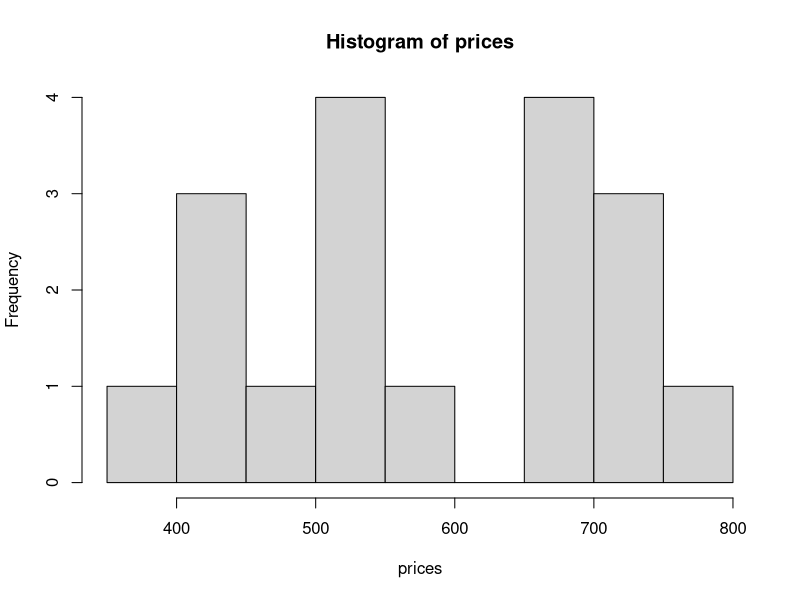
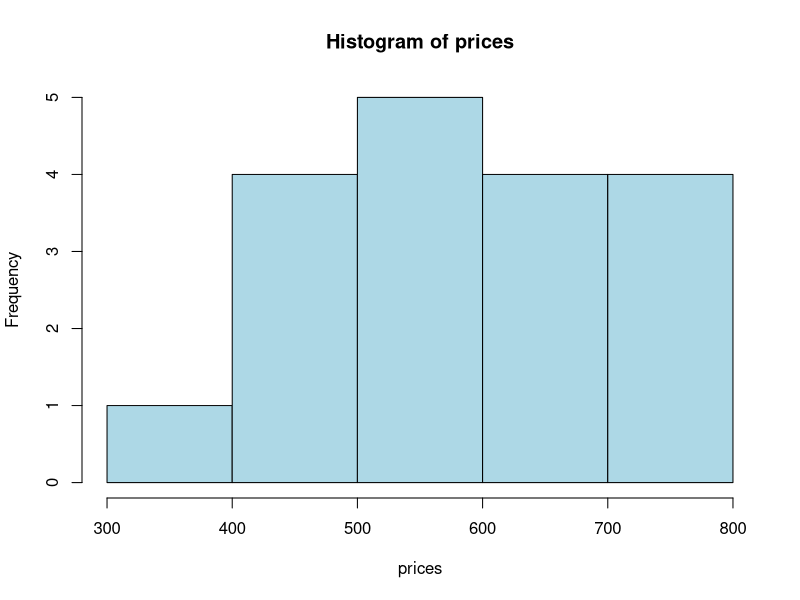
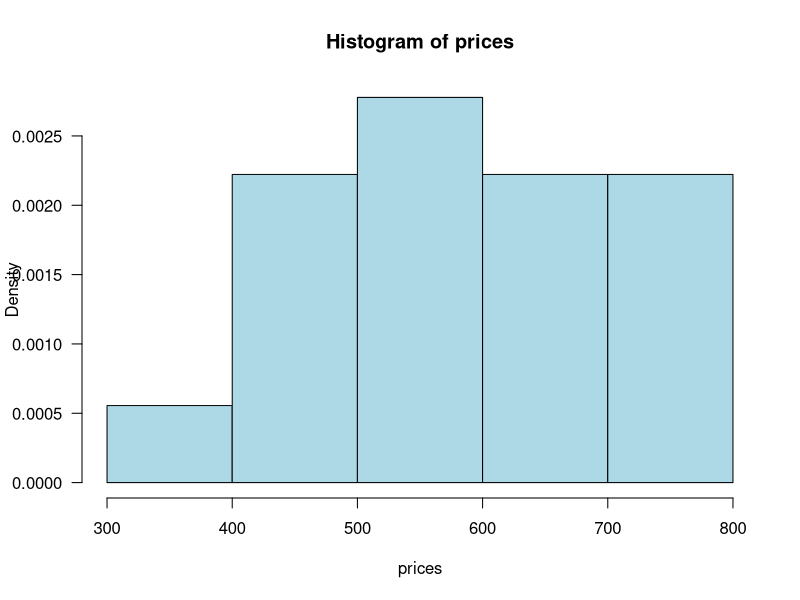
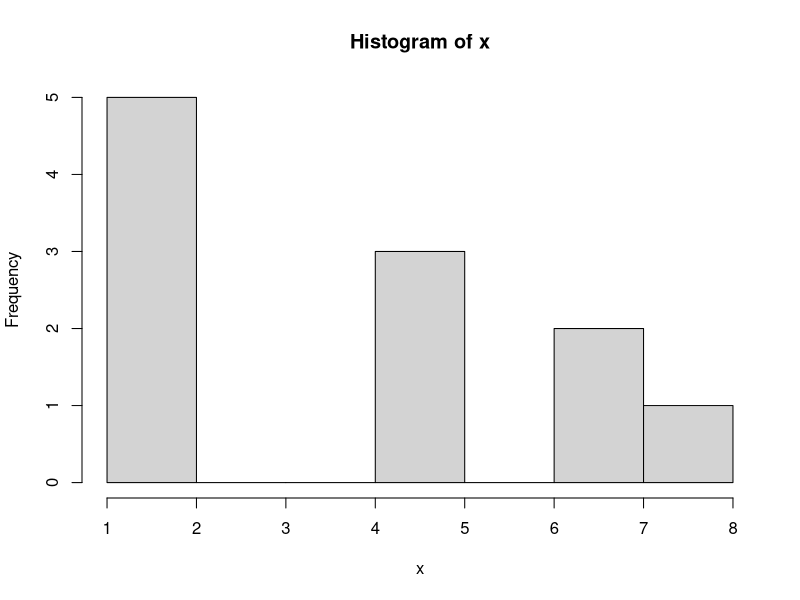
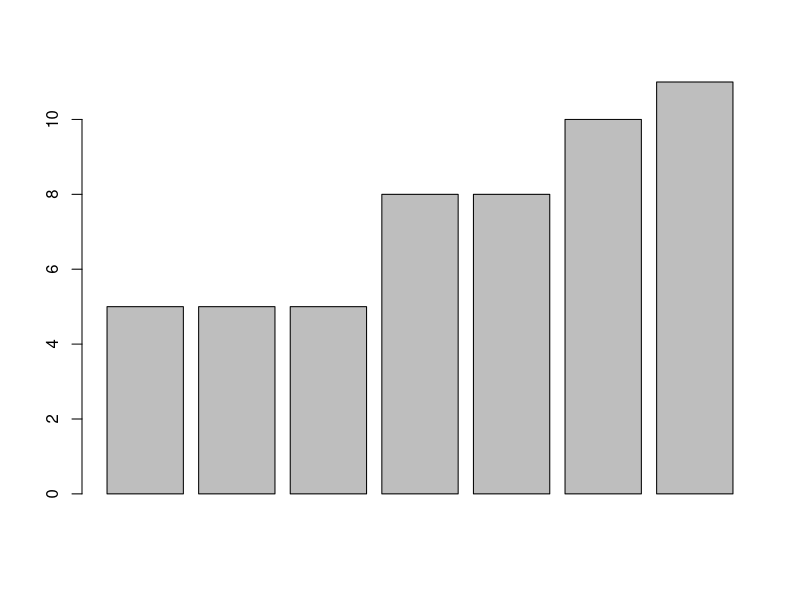
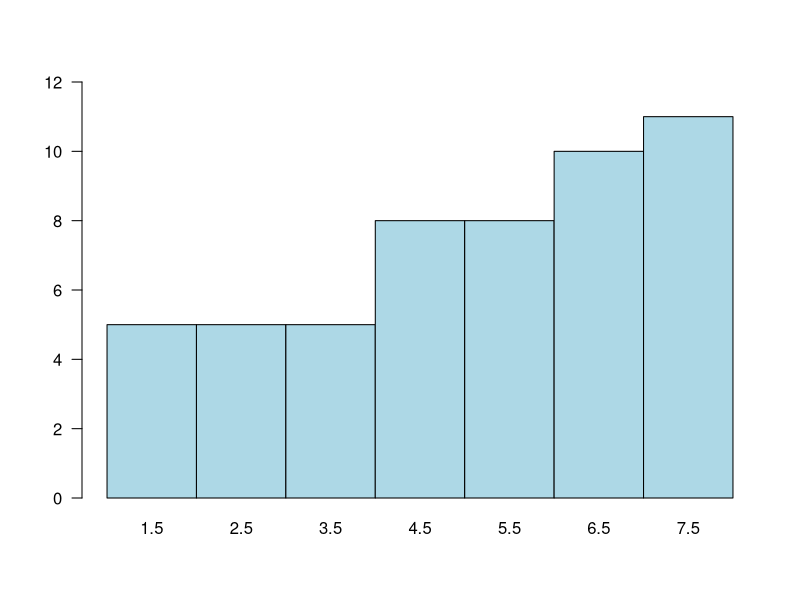
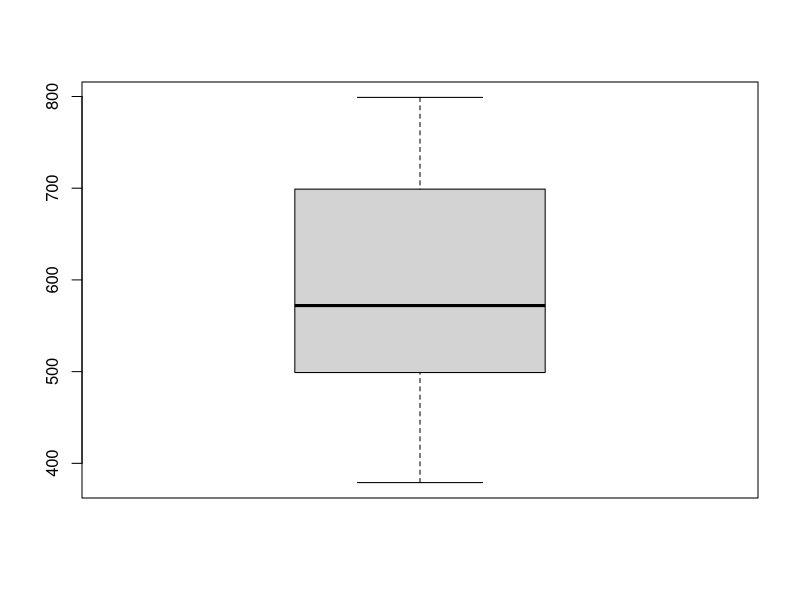
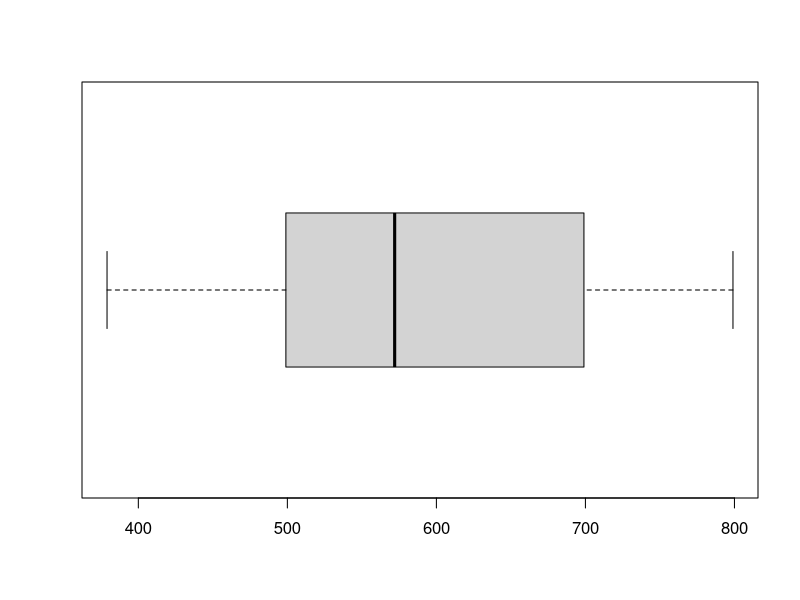

These figures' R source, in order:
## ---- chunk 1
prices <- c(379, 425, 450, 450, 499, 529, 535, 535, 545, 599, 665,
            675, 699, 699, 725, 725, 745, 799)

stem(prices)
## ---- chunk 2
prices <- c(379, 425, 450, 450, 499, 529, 535, 535, 545, 599, 665,
            675, 699, 699, 725, 725, 745, 799)

hist(prices)

hist(prices, breaks = c(300, 400, 500, 600, 700, 800),
     col = "lightblue")
## ---- chunk 3
prices <- c(379, 425, 450, 450, 499, 529, 535, 535, 545, 599, 665,
            675, 699, 699, 725, 725, 745, 799)

hist(prices, freq = FALSE, 
     breaks = c(300, 400, 500, 600, 700, 800),
     col = "lightblue", las = 1)

## ---- chunk 4
x <- c(1, 1, 1, 1, 1, 5, 5, 5, 7, 7, 8)
myhistdata <- hist(x)
myhistdata
## ---- chunk 5
myhistdata$counts
## ---- chunk 6
cumsum(myhistdata$counts)
## ---- chunk 7
barplot(cumsum(myhistdata$counts))
## ---- chunk 8
barplot(cumsum(myhistdata$counts),
        col = "lightblue", 
        space = 0,  # remove gaps between bars
        las = 1, # make all tick mark labels horizontal
        ylim = c(0, 12), # make the y-axis longer
        names.arg = myhistdata$mids
        )
## ---- chunk 9
prices <- c(379, 425, 450, 450, 499, 529, 535, 535, 545, 599, 665,
            675, 699, 699, 725, 725, 745, 799)

mean(prices)

median(prices)

## quartiles
quantile(prices)

## trimmed mean
mean(prices, trim = .1) ## 10% trimmed mean
## ---- chunk 10
prices <- c(379, 425, 450, 450, 499, 529, 535, 535, 545, 599, 665,
            675, 699, 699, 725, 725, 745, 799)

var(prices)
## ---- chunk 11
sqrt(var(prices))

sd(prices)
## ---- chunk 12
fivenum(prices)
## ---- chunk 13
prices <- c(379, 425, 450, 450, 499, 529, 535, 535, 545,
            599, 665, 675, 699, 699, 725, 725, 745, 799)

boxplot(prices)

boxplot(prices, horizontal = TRUE)

PTSD <- c(10, 20, 25, 28, 31, 35, 37, 38, 38, 39, 39, 42, 46)

Healthy <- c(23, 39, 40, 41, 43, 47, 51, 58, 63, 66, 67, 69, 72)

df <- data.frame(Healthy, PTSD)

boxplot(df, horizontal = TRUE)
## ---- chunk 14
# The first 5 rows of the data
head(ToothGrowth, 5)

# Five number summary
fivenum(ToothGrowth$len)

# Boxplot 
# '$' extracts the column by name
boxplot(ToothGrowth$len) 

# Stem-and-leaf Plot
stem(ToothGrowth$len)

# Histogram
h <- hist(ToothGrowth$len)

# Cumulative Histogram
h$counts <- cumsum(h$counts)
plot(h)
